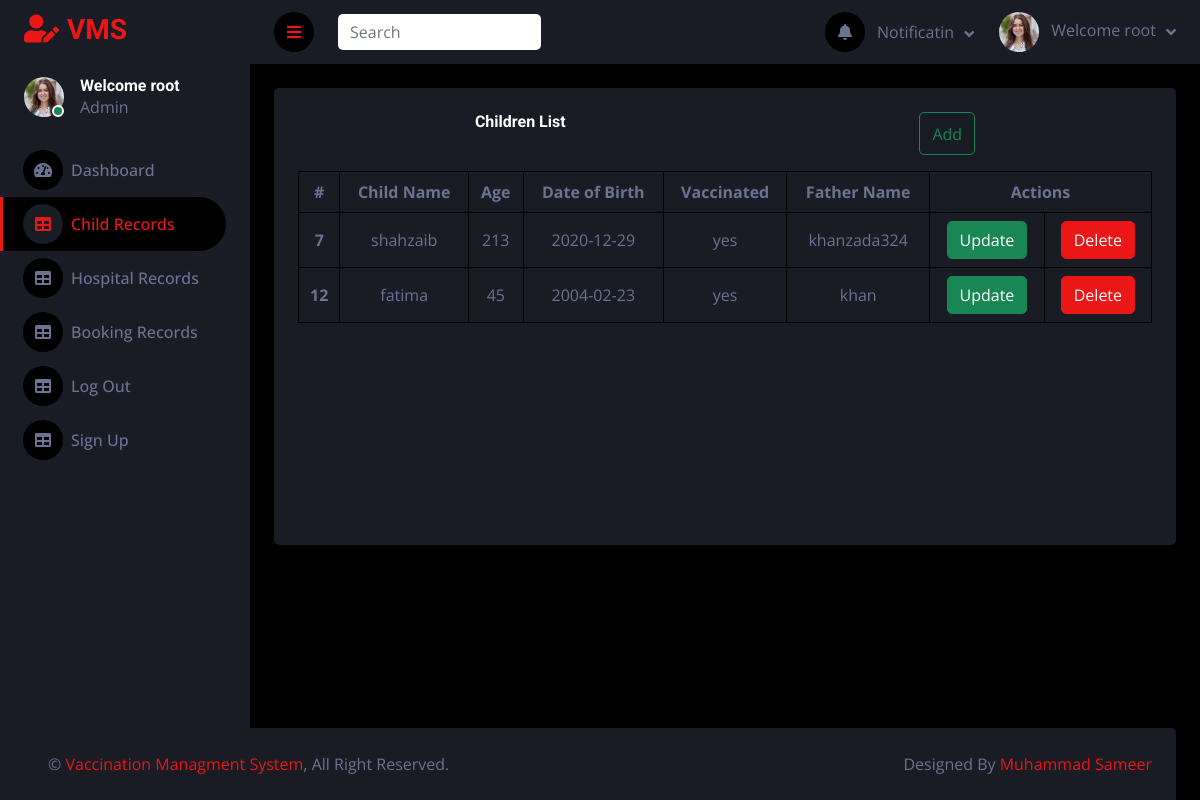
/child.php (signed in), run on the app's committed database.
### tables this page shows
CREATE TABLE `child_details` (
  `child_id` int(11) NOT NULL,
  `child_name` varchar(50) NOT NULL,
  `child_age` int(11) NOT NULL,
  `child_dob` date NOT NULL,
  `vaccinated` varchar(50) NOT NULL,
  `child_f_name` varchar(50) NOT NULL
);

### child.php (the view, shortened to what this page needs)
<!DOCTYPE html>
<html lang="en">
<head>
    <link href="https://cdnjs.cloudflare.com/ajax/libs/font-awesome/5.10.0/css/all.min.css" rel="stylesheet">
    <link href="https://cdn.jsdelivr.net/npm/bootstrap-icons@1.4.1/font/bootstrap-icons.css" rel="stylesheet">
    <link href="lib/owlcarousel/assets/owl.carousel.min.css" rel="stylesheet">
    <link href="lib/tempusdominus/css/tempusdominus-bootstrap-4.min.css" rel="stylesheet" />
    <link href="css/bootstrap.min.css" rel="stylesheet">
    <link href="css/style.css" rel="stylesheet">
</head>
<body>
    <div class="container-fluid position-relative d-flex p-0">
        <div class="sidebar pe-4 pb-3">
            <nav class="navbar bg-secondary navbar-dark">
                <a href="index.php" class="navbar-brand mx-4 mb-3">
                    <h3 class="text-primary"><i class="fa fa-user-edit me-2"></i>VMS</h3>
                </a>
                <div class="d-flex align-items-center ms-4 mb-4">
                    <div class="position-relative">
                        <img class="rounded-circle" src="img/testimonial-1.jpg" alt="" style="width: 40px; height: 40px;">
                        <div class="bg-success rounded-circle border border-2 border-white position-absolute end-0 bottom-0 p-1"></div>
                    </div>
                    <div class="ms-3">
                        <h6 class="mb-0"><?php if(isset($_SESSION['username'])){
    echo "Welcome ". $_SESSION["username"];}?></h6>
                        <span>Admin</span>
                    </div>
                </div>
                <div class="navbar-nav w-100">
                    <a href="index.php" class="nav-item nav-link"><i class="fa fa-tachometer-alt me-2"></i>Dashboard</a>
                    <a href="child.php" class="nav-item nav-link active"><i class="fa fa-table me-2"></i>Child Records</a>
                    <a href="hospital.php" class="nav-item nav-link"><i class="fa fa-table me-2"></i>Hospital Records</a>
                    <a href="booking-table.php" class="nav-item nav-link"><i class="fa fa-table me-2"></i>Booking Records</a>
                       <a href="logout.php" class="nav-item nav-link"><i class="fa fa-table me-2"></i>Log Out</a>
                <a href="signup.php" class="nav-item nav-link"><i class="fa fa-table me-2"></i>Sign Up</a>
                </div>
            </nav>
        </div>
        <div class="content">
            <?php
            require 'navbar.php';
            ?>
            <div class="container-fluid pt-4 px-4">
                <div class="row g-4">
                    <div class="col-12">
                        <div class="bg-secondary rounded h-100 p-4">
                            <div class="d-flex justify-content-around mb-3">
                                <h6 class="mb-4">Children List</h6>
                                <button type="button" class="btn btn-outline-success text-right" data-bs-toggle="modal" data-bs-target="#exampleModal">
                                    Add
                                </button>
                            </div>
                            <div class="table-responsive">
                                <table class="table text-center align-middle table-bordered table-hover mb-0 ">
                                    <thead>
                                        <tr>
                                            <th scope="col">#</th>
                                            <th scope="col">Child Name</th>
                                            <th scope="col">Age</th>
                                            <th scope="col">Date of Birth</th>
                                            <th scope="col">Vaccinated</th>
                                            <th scope="col">Father Name</th>
                                            <th scope="col" colspan="3" class="text-center">Actions</th>
                                        </tr>
                                    </thead>
                                    <tbody>
                                        <?php
                                        require '_dbconnect.php';
                                        $sql = "SELECT * FROM `child_details`";
                                        $result = mysqli_query($conn, $sql);
                                        $num = mysqli_num_rows($result);
                                        if ($num > 0) {
                                            while ($row = mysqli_fetch_assoc($result)) {
                                                echo
                                                '<tr>
                                            <th scope="col">' . $row['child_id'] . '</th>
                                            <td>' . $row['child_name'] . '</td>
                                            <td>' . $row['child_age'] . '</td>
                                            <td>' . $row['child_dob'] . '</td>
                                            <td>' . $row['vaccinated'] . '</td>
                                            <td>' . $row['child_f_name'] . '</td>
                                            <td><a href="" type="button" class="btn btn-success text-right" data-bs-toggle="modal" data-bs-target="#updatemodal' . $row["child_id"] . '">Update</a></td>
                                            <td><a href="child_delete.php?id=' . $row["child_id"] . '" type="button" class="btn btn-primary text-right">Delete</a></td>
                                        </tr>
                                        <div class="modal fade" id="updatemodal' . $row["child_id"] . '" tabindex="-1" aria-labelledby="updatemodal' . $row["child_id"] . '" aria-hidden="true">
                                                                <input type="text" value=' . $row["child_name"] . ' name="name" class="form-control" id="name">
                                                                <input type="hidden" value=' . $row["child_id"] . ' name="updatedata"
                                                                <input type="text" value=' . $row["child_f_name"] . '  name="fname" class="form-control" id="fname">
                                                                <input type="number"value=' . $row["child_age"] . '  name="age" class="form-control" id="age">
                                                                <input type="date" name="dob" value=' . $row["child_dob"] . '  class="form-control" id="dob">
                                                                <input type="text" name="vacination" value=' . $row["vaccinated"] . '  class="form-control" id="vacination">
                                        </div>';
                                            }
                                        }
                                        ?>
                                    </tbody>
                                </table>
                            </div>
                        </div>
                    </div>
                </div>
            </div>
            <div class="container-fluid pt-4 px-4 fixed-bottom">
                <div class="bg-secondary rounded-top p-4">
                    <div class="row">
                        <div class="col-12 col-sm-6 text-center text-sm-start">
                            &copy; <a href="#">Vaccination Managment System</a>, All Right Reserved.
                        </div>
                        <div class="col-12 col-sm-6 text-center text-sm-end">
                            Designed By <a href="#">Muhammad Sameer</a>
                        </div>
                    </div>
                </div>
            </div>
        </div>
         </div>
</body>
</html>

### css/style.css (style rules this page uses)
:root { --primary: #EB1616; --secondary: #191C24; --light: #6C7293; --dark: #000000; }
.btn { transition: .5s; }
.sidebar { position: fixed; top: 0; left: 0; bottom: 0; width: 250px; height: 100vh; overflow-y: auto; background: var(--secondary); transition: 0.5s; z-index: 999; }
.content { margin-left: 250px; min-height: 100vh; background: var(--dark); transition: 0.5s; }
@media (min-width: 992px) { .sidebar { margin-left: 0; } }
@media (min-width: 992px) { .content { width: calc(100% - 250px); } }
.sidebar .navbar .navbar-nav .nav-link { padding: 7px 20px; color: var(--light); font-weight: 500; border-left: 3px solid var(--secondary); border-radius: 0 30px 30px 0; outline: none; }
.sidebar .navbar .navbar-nav .nav-link:hover, .sidebar .navbar .navbar-nav .nav-link.active { color: var(--primary); background: var(--dark); border-color: var(--primary); }
.sidebar .navbar .navbar-nav .nav-link i { width: 40px; height: 40px; display: inline-flex; align-items: center; justify-content: center; background: var(--dark); border-radius: 40px; }
.sidebar .navbar .navbar-nav .nav-link:hover i, .sidebar .navbar .navbar-nav .nav-link.active i { background: var(--secondary); }

### data on the page
child_details: child_id "7", child_name "shahzaib", child_age "213", child_dob "2020-12-29", vaccinated "yes", child_f_name "khanzada324"
child_details: child_id "12", child_name "fatima", child_age "45", child_dob "2004-02-23", vaccinated "yes", child_f_name "khan"

### other printed values
$_SESSION["username"] "root"
